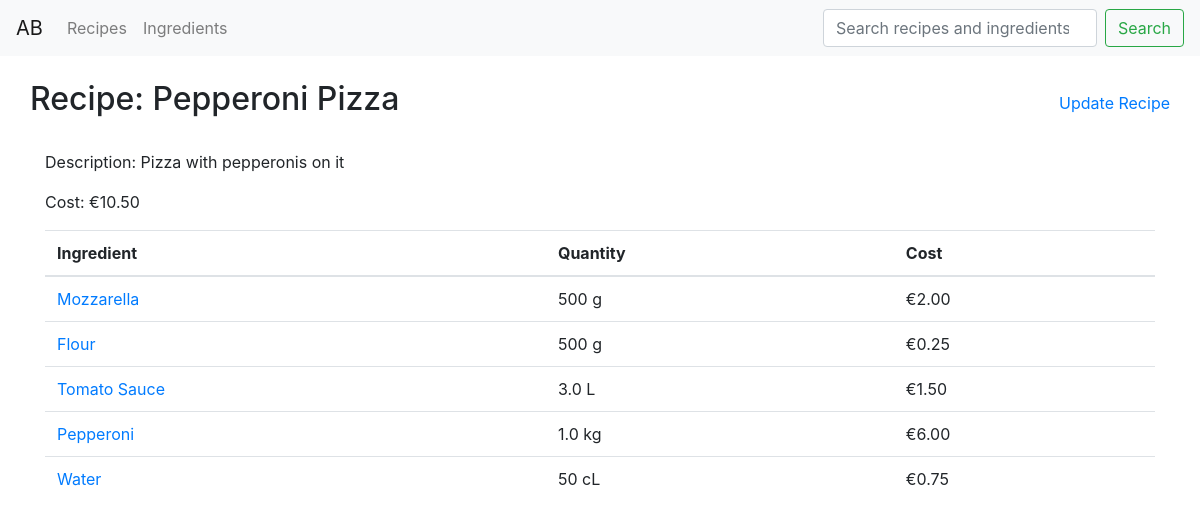
Page /recipe/1/ on the committed database.
### apicbase/models.py (models this page shows, shortened)
class Recipe(models.Model):
    name = models.CharField(max_length=100, unique=True)
    desc = models.CharField(max_length=1000)
    ingredients = models.ManyToManyField(RecipeIngredient)
    def assemble_for_display(self):
        data = {}
        total_cost = 0
        for rec_ingredient in self.ingredients.all():
            ing_cost = rec_ingredient.get_cost()
            data[rec_ingredient]='%.2f'.zfill(1) % (ing_cost)
            total_cost += ing_cost
        return [data, total_cost]

class RecipeIngredient(models.Model):
    ingredient = models.ForeignKey(Ingredient, on_delete=models.CASCADE)
    quantity = models.IntegerField(default=0) #will store in smallest denomination(ie grams/centiliter) and convert later
    def get_cost(self):
        return round(((Decimal( self.quantity / self.ingredient.unit_size ))  * self.ingredient.cost), 2)
    def get_absolute_url(self):
        return reverse("apicbase:ingredient-detail", kwargs={"pk": self.ingredient.pk})
    def name(self):
        return self.ingredient.name
    def get_measure(self):
        measure = ""
        quantity = self.quantity
        if self.ingredient.is_fluid:
            measure = "L"
            if quantity < 100:
                measure = "cL"
            else:
                quantity = round((quantity / 100), 1) #truncate to 1 decimal place
        else:
            measure = "g"
            if quantity >= 1000:
                measure = "kg"
                quantity = round((quantity / 1000), 1) #truncate to 1 decimal place
        return "%s %s" % (quantity, measure)

class Ingredient(models.Model):
    name = models.CharField(max_length=100, unique=True)
    desc = models.CharField(max_length=1000)
    cost = models.DecimalField(
        max_digits=10,
        decimal_places=2
        )
    unit_size = models.PositiveIntegerField(validators=[MinValueValidator(1)])
    is_fluid = models.BooleanField(default=False) # Used for converting to the higher denomination

### apicbase/views/recipe_views.py (the view)
# urls.py: path('recipe/<int:pk>/', RecipeDetail.as_view(), name='recipe-detail'),
class RecipeDetail(DetailView):
    model = Recipe
    template_name = "recipes/detail.html"
    def get(self, request, pk):
        recipe = Recipe.objects.get(id=pk)
        display_data = recipe.assemble_for_display()
        return render(request, self.template_name, {'recipe': recipe, 'data': display_data[0], 'cost': display_data[1]})

### apicbase/templates/recipes/detail.html
{% extends 'base/base.html'%}
{% block content %}
<div class="row align-items-center justify-content-between">
<h2>Recipe: {{recipe.name}}</h2>      <a href="{% url 'apicbase:recipe-update' recipe.id%}">Update Recipe</a>
</div>
<br>
<p>Description: {{recipe.desc}}</p>
<p>Cost: €{{cost}} </p>
<table id="ingredients-list" class="table">
<thead>
<tr><th>Ingredient</th><th>Quantity</th><th>Cost</th></tr>
</thead>
{% for ingredient, cost in data.items  %}
<tr>
    <td> <a href="{{ ingredient.get_absolute_url }}" >{{ingredient.name}}</td>
    <td> {{ingredient.get_measure}} </td>
    <td> €{{ ingredient.get_cost }} </td>
</tr>
{% endfor %}
</table>
{% endblock %}

### rows in the picture
Recipe: name "Pepperoni Pizza", desc "Pizza with pepperonis on it"
RecipeIngredient: name "Mozzarella", get_measure "500 g", get_cost "2.00"
RecipeIngredient: name "Flour", get_measure "500 g", get_cost "0.25"
RecipeIngredient: name "Tomato Sauce", get_measure "3.0 L", get_cost "1.50"
RecipeIngredient: name "Pepperoni", get_measure "1.0 kg", get_cost "6.00"
RecipeIngredient: name "Water", get_measure "50 cL", get_cost "0.75"

### other values in the picture
{{ cost }} "10.50"
